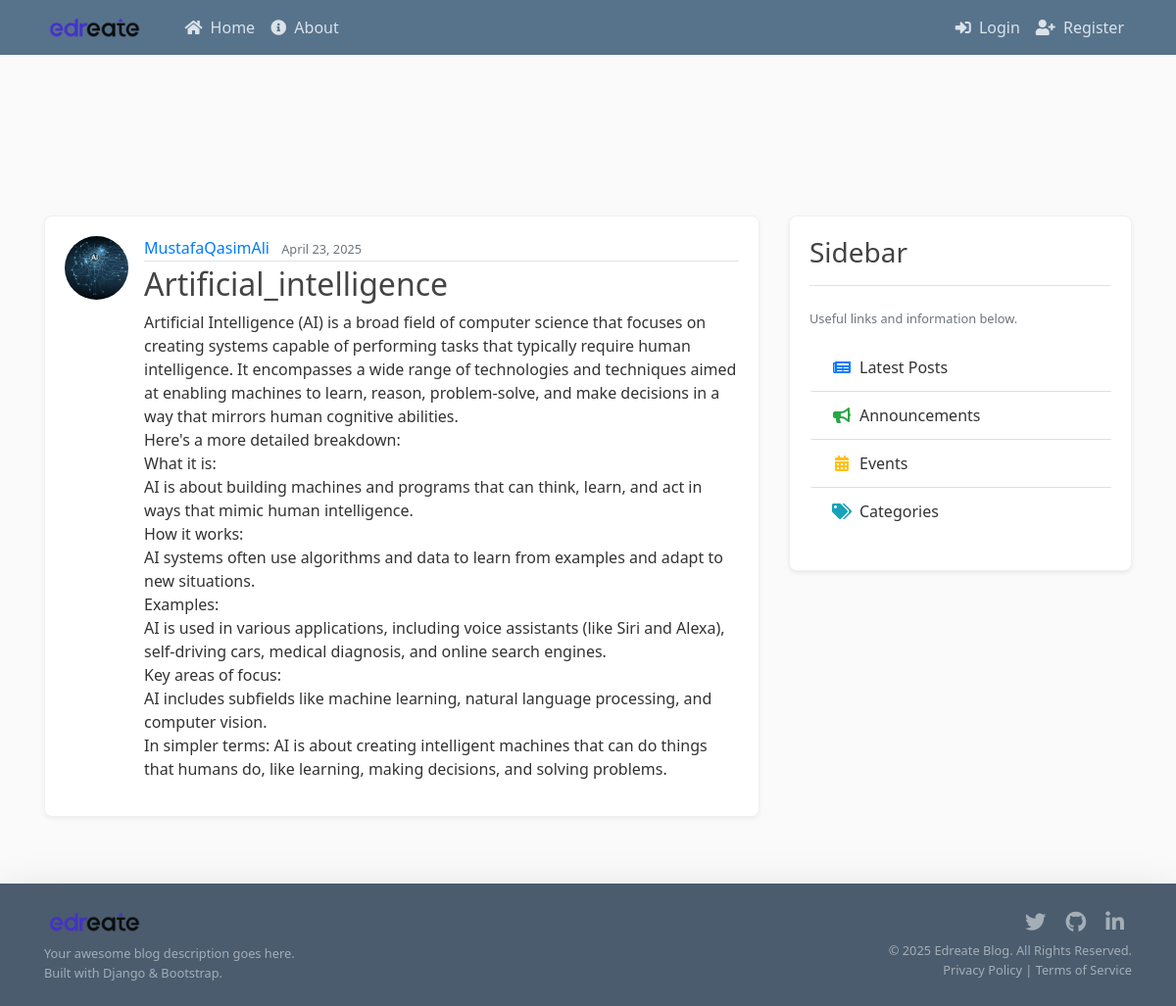
The page /post/30/ on the database its author committed.
### blog/models.py (models this page shows, shortened)
class Post(models.Model):
    title = models.CharField(max_length = 100)
    content = models.TextField()
    date_posted = models.DateTimeField(default = timezone.now)
    author = models.ForeignKey(User , on_delete=models.CASCADE)

### users/models.py (models this page shows, shortened)
class Profile(models.Model):
    user = models.OneToOneField(User,on_delete=models.CASCADE)
    image = models.ImageField(default='default.jpg',upload_to='profile_pics')

### blog/views.py (the view)
# urls.py: path('post/<int:pk>/', PostDetailView.as_view(), name='post-detail'),
class PostDetailView(DetailView):
    model  = Post

### blog/templates/blog/post_detail.html (shortened to what this page needs)
{% extends "blog/base.html" %}
{% block content %}
  <article class="media content-section">
    <img class="rounded-circle article-img" src="{{ object.author.profile.image.url }}">
    <div class="media-body">
      <div class="article-metadata">
        <a class="mr-2" href="#">{{ object.author }}</a>
        <small class="text-muted">{{ object.date_posted|date:"F d, Y" }}</small>
      </div>
      <h2 class="article-title">{{ object.title }}</h2>
      <p class="article-content">{{ object.content }}</p>
    </div>
  </article>
{% endblock content %}

### blog/static/blog/main.css (style rules this page uses)
:root { --primary-color: #3498db; --primary-dark: #2980b9; --secondary-color: #3d4f60; --light-bg: #f8f9fa; --border-color: #e9ecef; }
body { background: #fafafa; color: #333333; margin-top: 5rem; padding-top: 70px; font-family: 'Segoe UI', Roboto, 'Helvetica Neue', Arial, sans-serif; }
h1, h2, h3, h4, h5, h6 { color: #444444; }
.content-section { background: #ffffff; padding: 20px; border-radius: 8px; box-shadow: 0 2px 5px rgba(0, 0, 0, 0.05); margin-bottom: 20px; border: 1px solid #f0f0f0; transition: transform 0.2s; }
.article-title { color: #444444; text-decoration: none; }
.article-content { white-space: pre-line; }
.article-img { width: 65px; height: 65px; margin-right: 16px; object-fit: cover; }
.article-metadata { padding-bottom: 1px; margin-bottom: 4px; border-bottom: 1px solid #e3e3e3; }

### blog/templates/blog/base.html (style rules this page uses)
html { scroll-behavior: smooth; }

### rows shown on the page
Post: author.profile.image (picture), author "MustafaQasimAli", date_posted "April 23, 2025", title "Artificial_intelligence", content "Artificial Intelligence (AI) is a broad field of computer science that focuses on creating systems capable of performing tasks that typically require human intelligence. It encompasses a wide range of technologies and techniques aimed at enabling machines to learn, reason, problem-solve, and make decisions in a way that mirrors human cognitive abilities. Here's a more detailed breakdown: What it is: AI is about building machines and programs that can think, learn, and act in ways that mimic human intelligence. How it works: AI systems often use algorithms and data to learn from examples and adapt to new situations. Examples: AI is used in various applications, including voice assistants…"
